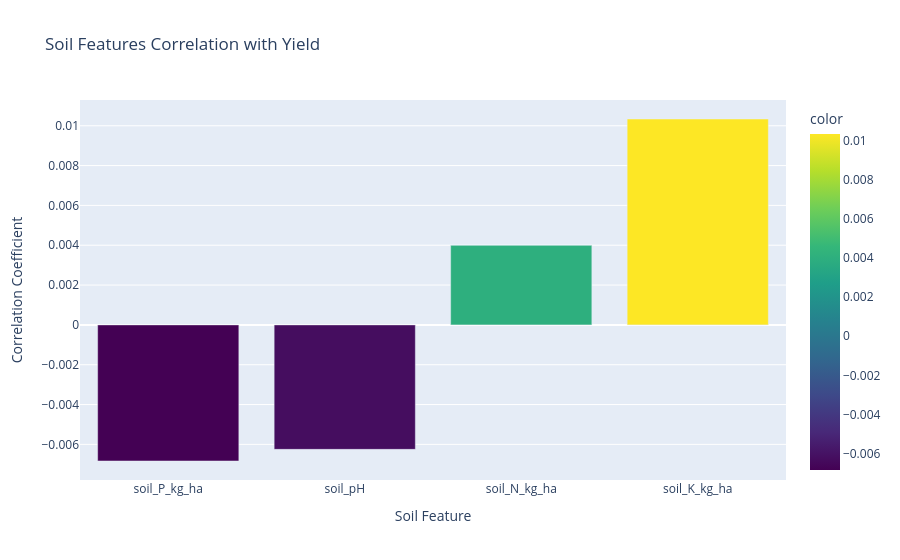

The code cell stored with this chart in its notebook:
### Code cell
# =========================================================
# Soil Nutrient Analysis
# =========================================================

soil_features = [
    'soil_N_kg_ha',
    'soil_P_kg_ha',
    'soil_K_kg_ha',
    'soil_pH'
]

# =========================================================
# Correlation with Yield
# =========================================================

soil_corr = (
    df[soil_features + ['yield_kg_ha']]
    .corr()['yield_kg_ha']
    .sort_values()
)

fig = px.bar(
    x=soil_corr.index[:-1],
    y=soil_corr.values[:-1],
    title='Soil Features Correlation with Yield',
    labels={
        'x': 'Soil Feature',
        'y': 'Correlation Coefficient'
    },
    color=soil_corr.values[:-1],
    color_continuous_scale='Viridis'
)

fig.show()

# Save interactive plot
fig.write_html(
    'visualizations/soil_feature_correlation.png'
)

# =========================================================
# Soil Fertility Index
# =========================================================

df['soil_fertility'] = (
    df['soil_N_kg_ha'] +
    df['soil_P_kg_ha'] +
    df['soil_K_kg_ha']
) / 3

# =========================================================
# Distribution + Crop-wise Analysis
# =========================================================

fig, axes = plt.subplots(1, 2, figsize=(14, 5))

# ---------------------------------------------------------
# Fertility Distribution
# ---------------------------------------------------------

axes[0].hist(
    df['soil_fertility'].dropna(),
    bins=30,
    edgecolor='black',
    alpha=0.7
)

axes[0].set_title('Soil Fertility Index Distribution')

axes[0].set_xlabel('Fertility Index')

axes[0].set_ylabel('Frequency')

# ---------------------------------------------------------
# Box Plot by Crop
# ---------------------------------------------------------

df_clean = df.dropna(
    subset=['crop', 'soil_fertility']
)

top_crops = (
    df_clean['crop']
    .value_counts()
    .head(8)
    .index
)

box_data = [
    df_clean[
        df_clean['crop'] == crop
    ]['soil_fertility'].values

    for crop in top_crops
]

axes[1].boxplot(
    box_data,
    labels=top_crops,
    patch_artist=True
)

axes[1].set_title(
    'Soil Fertility by Crop Type'
)

axes[1].set_ylabel('Fertility Index')

axes[1].tick_params(
    axis='x',
    rotation=45
)

# =========================================================
# Save Figure
# =========================================================

plt.tight_layout()

plt.savefig(
    'visualizations/soil_analysis.png',
    dpi=300,
    bbox_inches='tight'
)

plt.show()

# =========================================================
# Print Soil Correlation Values
# =========================================================

print("\nSoil Feature Correlations with Yield:\n")

print(soil_corr)

### Figure 1 — Plotly figure (JSON) as saved in the notebook; plotly's stock layout.template omitted (floating-point values rounded to 4 significant figures)
{"data": [{"hovertemplate": "Soil Feature=%{x}<br>Correlation Coefficient=%{y}<br>color=%{marker.color}<extra></extra>", "legendgroup": "", "marker": {"color": [-0.006835, -0.006251, 0.003995, 0.01034], "coloraxis": "coloraxis", "pattern": {"shape": ""}}, "name": "", "orientation": "v", "showlegend": false, "textposition": "auto", "type": "bar", "x": ["soil_P_kg_ha", "soil_pH", "soil_N_kg_ha", "soil_K_kg_ha"], "xaxis": "x", "y": [-0.006835, -0.006251, 0.003995, 0.01034], "yaxis": "y"}], "layout": {"barmode": "relative", "coloraxis": {"colorbar": {"title": {"text": "color"}}, "colorscale": [[0, "#440154"], [0.1111, "#482878"], [0.2222, "#3e4989"], [0.3333, "#31688e"], [0.4444, "#26828e"], [0.5556, "#1f9e89"], [0.6667, "#35b779"], [0.7778, "#6ece58"], [0.8889, "#b5de2b"], [1, "#fde725"]]}, "legend": {"tracegroupgap": 0}, "title": {"text": "Soil Features Correlation with Yield"}, "xaxis": {"anchor": "y", "domain": [0, 1], "title": {"text": "Soil Feature"}}, "yaxis": {"anchor": "x", "domain": [0, 1], "title": {"text": "Correlation Coefficient"}}}}
